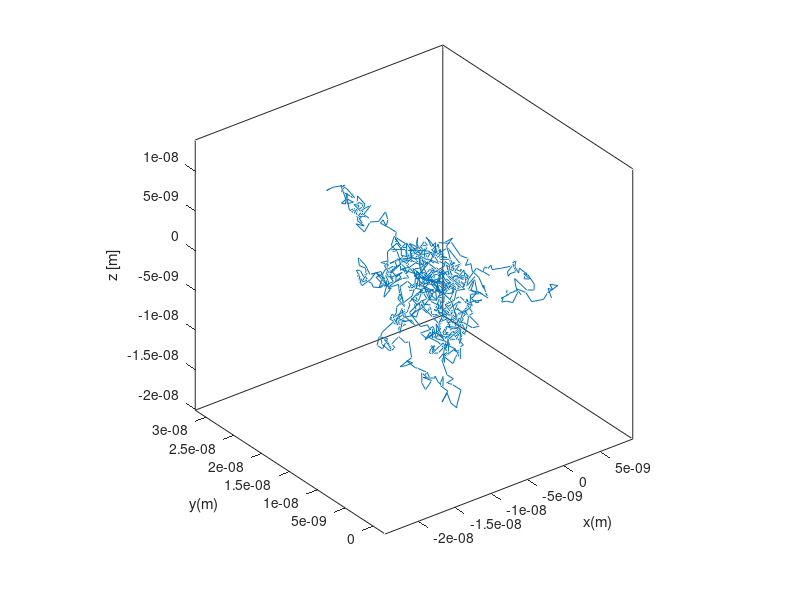

The MATLAB source for this figure:
clear;
clc;
deltaT=1*10^-6;
x(1)=0;%initial conditions
y(1)=0;
z(1)=0;
R=1*10^-6; %radius taken in meter
T=300; %temp taken in Kelvin
n=0.001;%viscosity
kx=1*10^-6;%using units N/m
ky=1*10^-6;
kz=0.2*10^-6;
kb=1.38*10^-23; %Boltzmann constant
gamma=6*pi*n*R;
N=1000;

D=(kb*T)/gamma; % diffusion coefficient
v=5*10^-6;%taking velocity as 1*10^-6 m/s
for i=2:N
    
    x(i)= x(i-1)-((1/gamma)*kx*x(i-1)*deltaT+sqrt(2*D*deltaT)*randn())+(v*cos(sqrt(2*D*deltaT)*randn())*deltaT);
   
    y(i)= y(i-1)-((1/gamma)*ky*y(i-1)*deltaT+sqrt(2*D*deltaT)*randn())+(v*sin(sqrt(2*D*deltaT)*randn())*deltaT);
    z(i) = z(i-1) - ((1/gamma)*kz*z(i-1)*deltaT+sqrt(2*D*deltaT)*randn());
end
t=[0:deltaT:(N-1)*deltaT];

plot3(x,y,z);
xlabel('x(m)');
ylabel('y(m)');
zlabel('z [m]')
box on;
axis equal